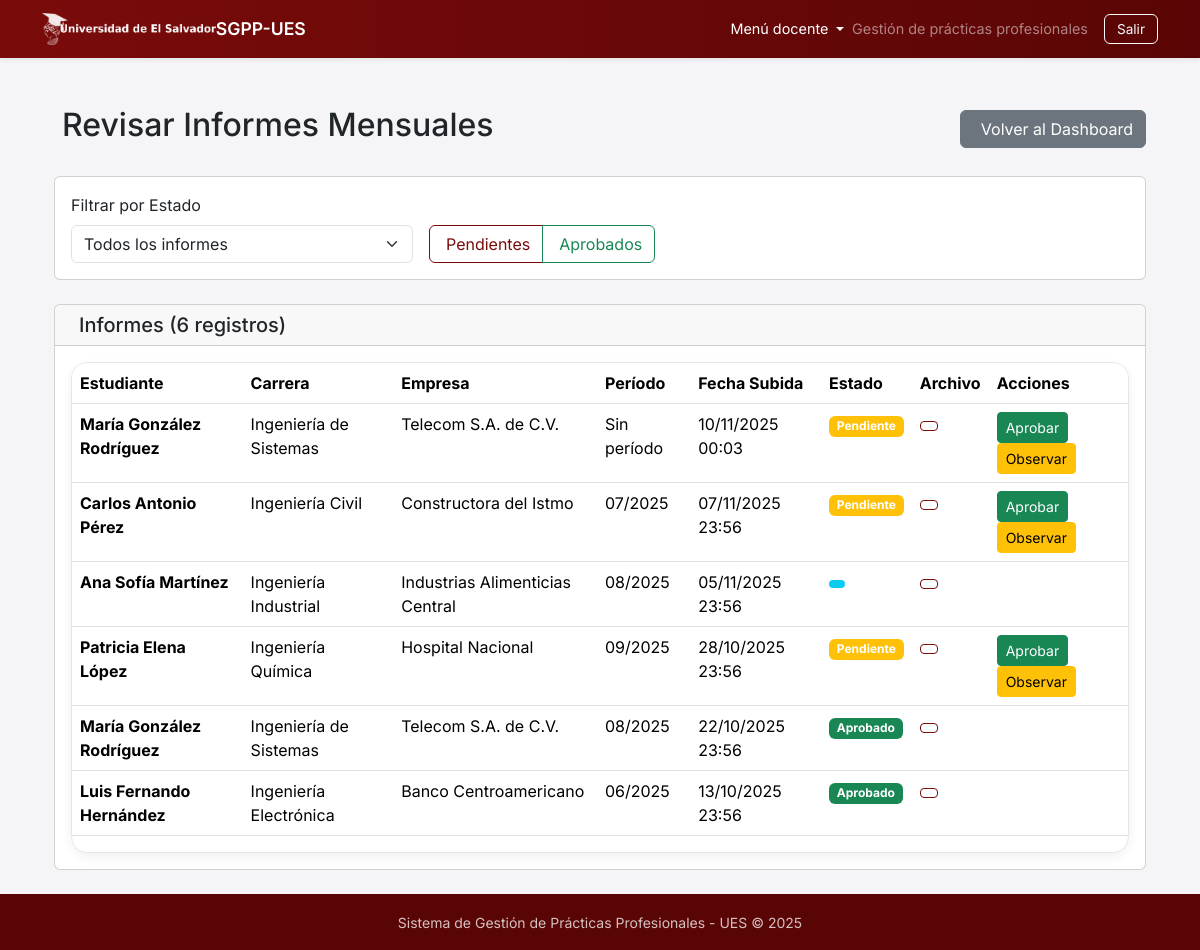
Page /public/index.php?page=docente_informes (signed in) on the committed database.
### tables this page shows
CREATE TABLE `informe_mensual` (
  `id` int(11) NOT NULL,
  `expediente_id` int(11) NOT NULL,
  `periodo` date NOT NULL,
  `ruta_archivo` varchar(255) DEFAULT NULL,
  `comentario_estudiante` text DEFAULT NULL,
  `estado_revision` enum('pendiente','recibido','observado','aprobado') NOT NULL DEFAULT 'pendiente',
  `comentario_revisor` text DEFAULT NULL,
  `revisor_id` int(11) DEFAULT NULL,
  `fecha_subida` datetime NOT NULL DEFAULT current_timestamp(),
  `fecha_revision` datetime DEFAULT NULL,
  `hash_archivo` varchar(64) DEFAULT NULL
);

CREATE TABLE `estudiante` (
  `id` int(11) NOT NULL,
  `carnet` varchar(10) NOT NULL,
  `nombre_completo` varchar(100) NOT NULL,
  `carrera` varchar(100) NOT NULL,
  `usuario_id` int(11) NOT NULL
);

CREATE TABLE `empresa` (
  `id` int(11) NOT NULL,
  `nombre` varchar(150) NOT NULL,
  `giro` varchar(150) DEFAULT NULL,
  `direccion` varchar(255) DEFAULT NULL,
  `contacto_principal` varchar(150) DEFAULT NULL,
  `telefono` varchar(25) DEFAULT NULL,
  `correo` varchar(120) DEFAULT NULL,
  `activa` tinyint(1) NOT NULL DEFAULT 1,
  `fecha_creacion` datetime NOT NULL DEFAULT current_timestamp(),
  `fecha_actualizacion` datetime NOT NULL DEFAULT current_timestamp() ON UPDATE current_timestamp()
);

### src/controllers/DocenteInformesController.php (called while the page is built, shortened)
<?php
require_once __DIR__ . '/../../config/db.php';
require_once __DIR__ . '/../models/InformeMensualModel.php';
$informeModel = new InformeMensualModel($pdo);
$estado_filtro = $_GET['estado'] ?? 'todos';
$informes = [];
if ($estado_filtro === 'todos') {
    $informes = $informeModel->listarTodosConDetalles();
} else {
    $informes = $informeModel->listarPorEstado($estado_filtro);
}
include __DIR__ . '/../../templates/docente/informes.php';

### src/models/InformeMensualModel.php (called while the page is built, shortened)
<?php
class InformeMensualModel
{
    private $pdo;
    public function __construct($pdo)
    {
        $this->pdo = $pdo;
    }
    public function listarTodosConDetalles(): array
    {
        $stmt = $this->pdo->query(
            "SELECT im.*,
                    est.nombre_completo AS estudiante_nombre,
                    est.carrera AS estudiante_carrera,
                    e.nombre AS empresa_nombre
             FROM informe_mensual im
             JOIN expediente exp ON exp.id = im.expediente_id
             JOIN estudiante est ON est.id = exp.estudiante_id
             JOIN empresa e ON e.id = exp.empresa_id
             ORDER BY im.fecha_subida DESC"
        );
        return $stmt->fetchAll();
    }
}

### templates/docente/informes.php (the view, shortened to what this page needs)
<?php
include __DIR__ . '/../../src/includes/header.php';
?>
<div class="container mt-4">
    <div class="row">
        <div class="col-12">
            <div class="d-flex justify-content-between align-items-center mb-4">
                <h2>
                    Revisar Informes Mensuales
                </h2>
                <a href="/Grupo2_Etapa2Proy_SGPP-UES/public/index.php?page=home" class="btn btn-secondary">
                    <i class="fas fa-arrow-left me-2"></i>Volver al Dashboard
                </a>
            </div>
        </div>
    </div>
    <div class="row mb-4">
        <div class="col-12">
            <div class="card">
                <div class="card-body">
                    <form method="GET" class="row g-3 align-items-end">
                        <div class="col-md-4">
                            <label for="estado" class="form-label">Filtrar por Estado</label>
                            <select class="form-select" id="estado" name="estado" onchange="this.form.submit()">
                                <option value="todos" <?= $estado_filtro === 'todos' ? 'selected' : '' ?>>Todos los informes</option>
                            </select>
                        </div>
                        <div class="col-md-4">
                            <div class="btn-group" role="group">
                                <button type="button" class="btn btn-outline-primary" onclick="window.location.href='?page=docente_informes&estado=pendiente'">
                                    <i class="fas fa-clock me-1"></i>Pendientes
                                </button>
                                <button type="button" class="btn btn-outline-success" onclick="window.location.href='?page=docente_informes&estado=aprobado'">
                                    <i class="fas fa-check me-1"></i>Aprobados
                                </button>
                            </div>
                        </div>
                    </form>
                </div>
            </div>
        </div>
    </div>
    <div class="row">
        <div class="col-12">
            <div class="card">
                <div class="card-header">
                    <h5 class="mb-0">
                        Informes (<?= count($informes) ?> registros)
                    </h5>
                </div>
                <div class="card-body">
                    <?php if (!empty($informes)): ?>
                        <div class="table-responsive">
                            <table class="table table-hover">
                                <thead>
                                    <tr>
                                        <th>Estudiante</th>
                                        <th>Carrera</th>
                                        <th>Empresa</th>
                                        <th>Período</th>
                                        <th>Fecha Subida</th>
                                        <th>Estado</th>
                                        <th>Archivo</th>
                                        <th>Acciones</th>
                                    </tr>
                                </thead>
                                <tbody>
                                    <?php foreach ($informes as $informe): ?>
                                        <tr>
                                            <td>
                                                <strong><?= htmlspecialchars($informe['estudiante_nombre']) ?></strong>
                                            </td>
                                            <td><?= htmlspecialchars($informe['estudiante_carrera']) ?></td>
                                            <td><?= htmlspecialchars($informe['empresa_nombre']) ?></td>
                                            <td><?= $informe['periodo'] && $informe['periodo'] !== '0000-00-00' ? date('m/Y', strtotime($informe['periodo'])) : 'Sin período' ?></td>
                                            <td><?= date('d/m/Y H:i', strtotime($informe['fecha_subida'])) ?></td>
                                            <td>
                                                <span class="badge bg-<?= $informe['estado_revision'] === 'aprobado' ? 'success' : ($informe['estado_revision'] === 'pendiente' ? 'warning' : ($informe['estado_revision'] === 'observado' ? 'danger' : 'info')) ?>">
                                                    <?= ucfirst($informe['estado_revision']) ?>
                                                </span>
                                            </td>
                                            <td>
                                                <a href="/Grupo2_Etapa2Proy_SGPP-UES/public/index.php?page=descargar_archivo&archivo=<?= urlencode(basename($informe['ruta_archivo'])) ?>&tipo=informe"
                                                   class="btn btn-sm btn-outline-primary" target="_blank" title="Ver archivo">
                                                </a>
                                            </td>
                                            <td>
                                                <?php if ($informe['estado_revision'] === 'pendiente' || $informe['estado_revision'] === 'recibido'): ?>
                                                    <button class="btn btn-sm btn-success" onclick="mostrarFormularioAccion(<?= $informe['id'] ?>, 'aprobar')">
                                                        <i class="fas fa-check"></i> Aprobar
                                                    </button>
                                                    <button class="btn btn-sm btn-warning" onclick="mostrarFormularioAccion(<?= $informe['id'] ?>, 'observar')">
                                                        <i class="fas fa-exclamation-triangle"></i> Observar
                                                    </button>
                                                <?php endif; ?>
                                            </td>
                                        </tr>
                                    <?php endforeach; ?>
                                </tbody>
                            </table>
                        </div>
                    <?php endif; ?>
                </div>
            </div>
        </div>
    </div>
</div>
<?php include __DIR__ . '/../../src/includes/footer.php'; ?>

### public/css/style.css (style rules this page uses)
:root { --ues-red: #7a0b0b; --ues-red-light: #9a2b2b; --ues-red-dark: #5a0505; --ues-neutral: #f5f5f7; --ues-border: #e4e6eb; --ues-text-muted: #6c757d; --ues-card-shadow: 0 0.25rem 0.75rem rgba(0, 0, 0, 0.06); }
body { background-color: var(--ues-neutral); font-family: "Inter", "Segoe UI", system-ui, -apple-system, sans-serif; color: #212529; }
.btn-outline-primary { color: var(--ues-red); border-color: var(--ues-red); }
.table-responsive { border-radius: 1rem; border: 1px solid var(--ues-border); box-shadow: var(--ues-card-shadow); }
.table thead th { border-top: none; }

### rows in the picture
informe_mensual: estudiante.nombre_completo "María González Rodríguez", estudiante.carrera "Ingeniería de Sistemas", empresa.nombre "Telecom S.A. de C.V.", periodo "Sin período", fecha_subida "10/11/2025 00:03", estado_revision "Pendiente"
informe_mensual: estudiante.nombre_completo "Carlos Antonio Pérez", estudiante.carrera "Ingeniería Civil", empresa.nombre "Constructora del Istmo", periodo "07/2025", fecha_subida "07/11/2025 23:56", estado_revision "Pendiente"
informe_mensual: estudiante.nombre_completo "Ana Sofía Martínez", estudiante.carrera "Ingeniería Industrial", empresa.nombre "Industrias Alimenticias Central", periodo "08/2025", fecha_subida "05/11/2025 23:56"
informe_mensual: estudiante.nombre_completo "Patricia Elena López", estudiante.carrera "Ingeniería Química", empresa.nombre "Hospital Nacional", periodo "09/2025", fecha_subida "28/10/2025 23:56", estado_revision "Pendiente"
informe_mensual: estudiante.nombre_completo "María González Rodríguez", estudiante.carrera "Ingeniería de Sistemas", empresa.nombre "Telecom S.A. de C.V.", periodo "08/2025", fecha_subida "22/10/2025 23:56", estado_revision "Aprobado"
informe_mensual: estudiante.nombre_completo "Luis Fernando Hernández", estudiante.carrera "Ingeniería Electrónica", empresa.nombre "Banco Centroamericano", periodo "06/2025", fecha_subida "13/10/2025 23:56", estado_revision "Aprobado"

### other values in the picture
count($informes) "6"
